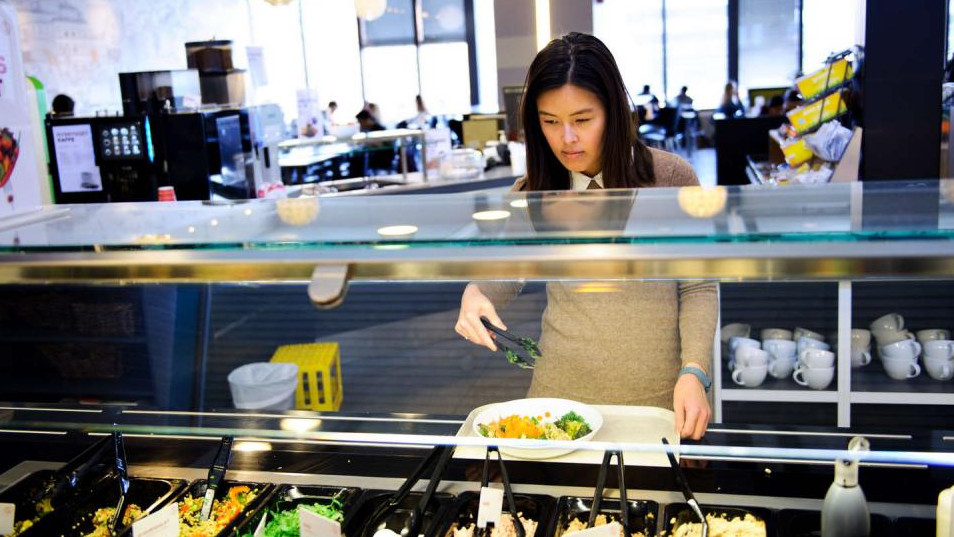
#> input picture pages/blog/cropping-3-python/10-KUL-kulkantinesa-01-SGS.jpg, 954 x 537 px
$ python -i image-cropping.py   (imports and definitions only)
#> lines starting #> are read from the running program, lines starting #| are printed output that depends on the picture
from PIL import Image, ImageOps, ImageDraw
from jinja2 import Template
from io import BytesIO
import random
import itertools
import glob
import cv2
import base64


class BoundingBox:

    """Rectangular bounding box"""

    # [24 lines left out: functions __init__, __repr__, __add__, not called in this run]

    def __radd__(self, other):
        return self

    # [8 lines left out: function __and__, not called in this run]

    def __contains__(self, point):
        return (self.top <= point[0] <= self.bottom and
                self.left <= point[1] <= self.right)

    # [10 lines left out: function __mul__, not called in this run]

    @property
    def width(self):
        return self.right - self.left

    # [4 lines left out: function width, not called in this run]

    @property
    def height(self):
        return self.bottom - self.top

    # [24 lines left out: functions height, diagonal, ratio, size, center, not called in this run]

    @property
    def geometry(self):
        return self.left, self.top, self.right, self.bottom

    # [33 lines left out: functions inside, outside, not called in this run]


class ImageBoundingBox(BoundingBox):

    """Bounding box with absolute pixel values"""

    # [24 lines left out: functions from_relative, to_relative, not called in this run]


class BaseCropEngine:

    def __init__(self, padding=0.6):
        self.bounds = BoundingBox(0, 0, 1, 1) * padding

    # [10 lines left out: function opencv_image, not called in this run]

    def find_features(self, image_file):
        return [self.bounds, self.bounds * 0.5]


class FeatureCropEngine(BaseCropEngine):

    # [43 lines left out: functions __init__, find_features, not called in this run]


class FaceCropEngine(BaseCropEngine):

    cascade_files = '/usr/share/opencv/haarcascades/haarcascade_{}.xml'
    default_classifiers = [
        'frontalface_default', 'profileface']

    # [40 lines left out: functions __init__, find_features, not called in this run]


class HybridEngine(BaseCropEngine):

    # [146 lines left out: functions __init__, find_features, plot_box_on_image, test_box_and_plotting, close_crop, not called in this run]


def image_crops_to_htmldiv(image):
    height = 150
    ratios = 0.5, 1, 2
    widths = (int(height * ratio) for ratio in ratios)
    center = image.features[0].center
    image_id = image.filename
    cropbox = sum(image.features) * 1.2
    crop_thumbs = []
    feature_thumbs = []
    for width in widths:
        shape = (width, height)
        box = close_crop(
            image=image,
            geometry=cropbox.geometry,
            center=center,
            shape=shape,
        )
        thumb = image.crop(
            [int(val) for val in box.geometry]).resize(shape)
        crop_thumbs.append(image_to_html_img(thumb))

    feature_thumb_size = [int(height * .5)] * 2
    imageclone = image.copy()
    image.thumbnail((height * 3, height * 3))
    plot_box_on_image(image, cropbox, color='white',
                      width=2, shape='b', antialias=4)
    plot_box_on_image(image, image.features[
                      0], color='yellow', width=1, shape='+', antialias=4)

    for index, feature in enumerate(image.features):
        box = ImageBoundingBox.from_relative(
            feature, imageclone.width, imageclone.height)
        thumb = imageclone.crop(
            [int(v) for v in box.geometry])
        thumb.thumbnail(feature_thumb_size)
        plot_box_on_image(
            image, feature, shape='o', antialias=4)
        plot_box_on_image(
            thumb, None, shape='+', antialias=4)
        feature_id = '{}-{}'.format(image_id, index)
        feature_thumbs.append(
            image_to_html_img(thumb, _id=feature_id))

    SNIPPET = """
    <div class='group'>
        <div class='thumbs'>
            <div class='crops'>{crops}</div>
            <div class='features'>{features}</div>
        </div>
        <div class='sourceimage'>{sourceimage}</div>
    </div>
    """

    sourceimage = image_to_html_img(image, _id=image_id)
    html = SNIPPET.format(
        crops=''.join(crop_thumbs),
        features=''.join(feature_thumbs),
        sourceimage=sourceimage,
    )
    return html


# [97 lines left out: functions image_to_data_uri, image_crop_html, main, not called in this run]

# [55 lines not run here, left out]

>>> import cv2
>>> picture = cv2.imread('10-KUL-kulkantinesa-01-SGS.jpg', cv2.IMREAD_GRAYSCALE)
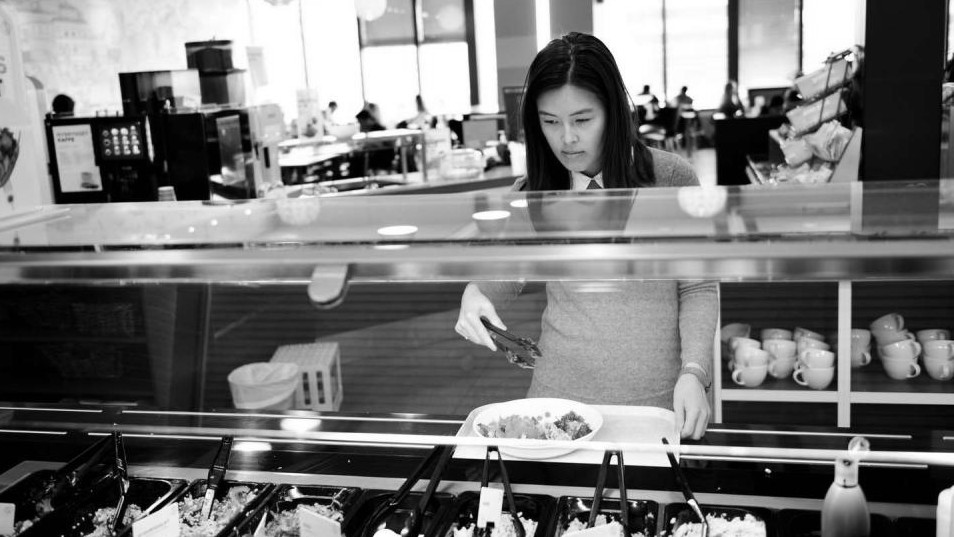
#> picture: shape (537, 954); min 0, max 255, mean 119
#> (the run stopped early here; a loop or call above may not have finished)

$ run again, on pages/blog/cropping-3-python/33-oyeblikket-eksamen-01-hdh.jpg
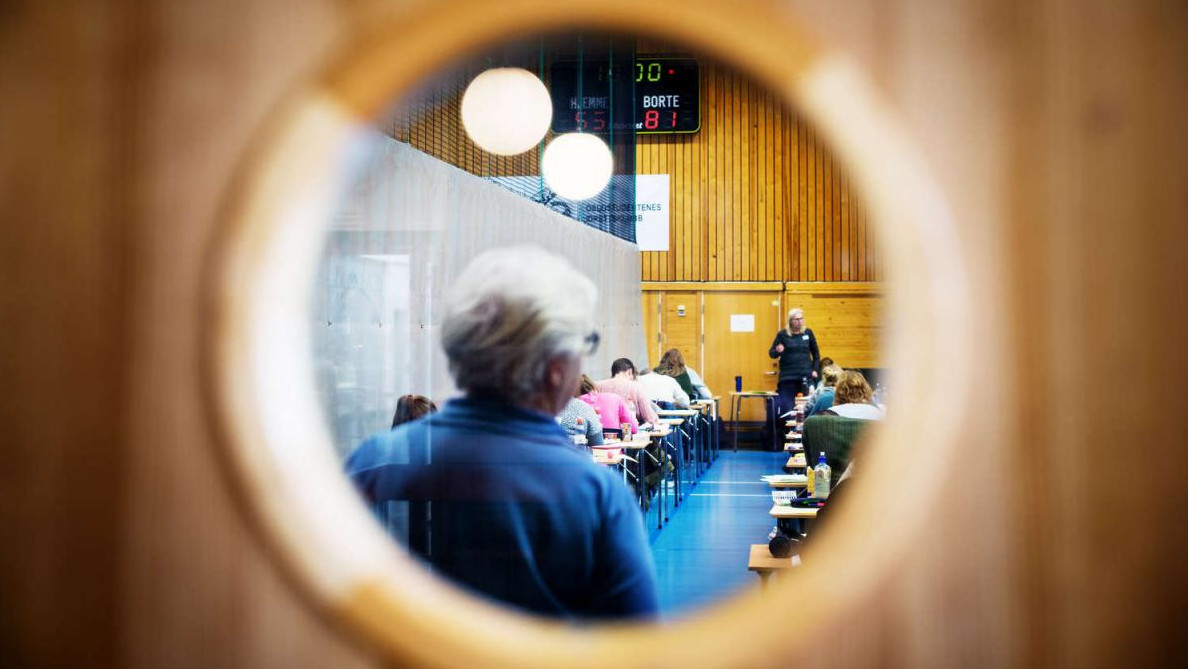
#> input picture pages/blog/cropping-3-python/33-oyeblikket-eksamen-01-hdh.jpg, 1188 x 669 px
#> `picture = cv2.imread('10-KUL-kulkantinesa-01-SGS.jpg', cv2.IMREAD_GRAY..`:
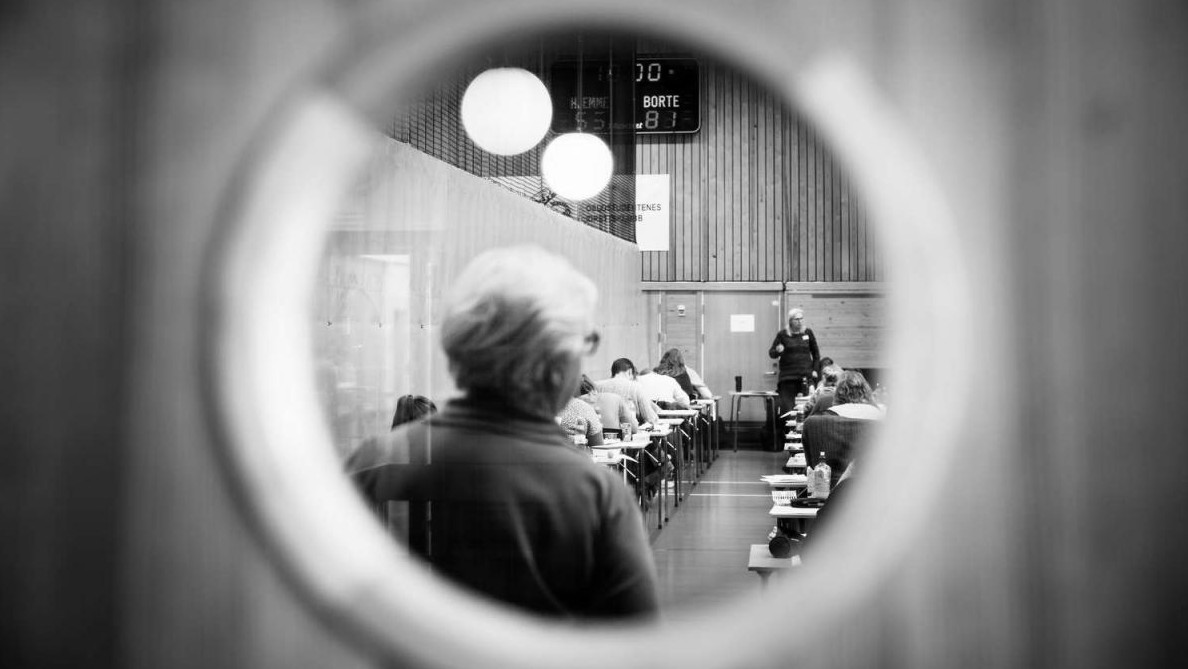
#> picture: shape (669, 1188); min 0, max 255, mean 128.5

$ run again, on pages/blog/cropping-3-python/Gordon-Parks-New-York-1958.jpg
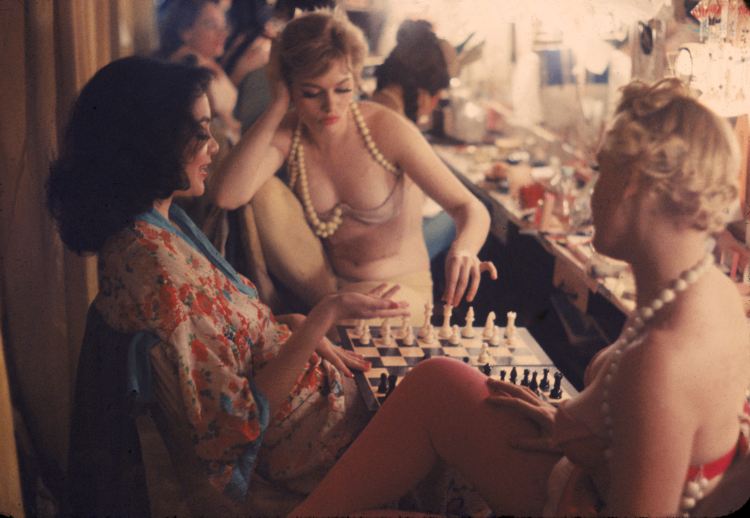
#> input picture pages/blog/cropping-3-python/Gordon-Parks-New-York-1958.jpg, 1500 x 1035 px (shown at 1/2 size)
#> `picture = cv2.imread('10-KUL-kulkantinesa-01-SGS.jpg', cv2.IMREAD_GRAY..`:
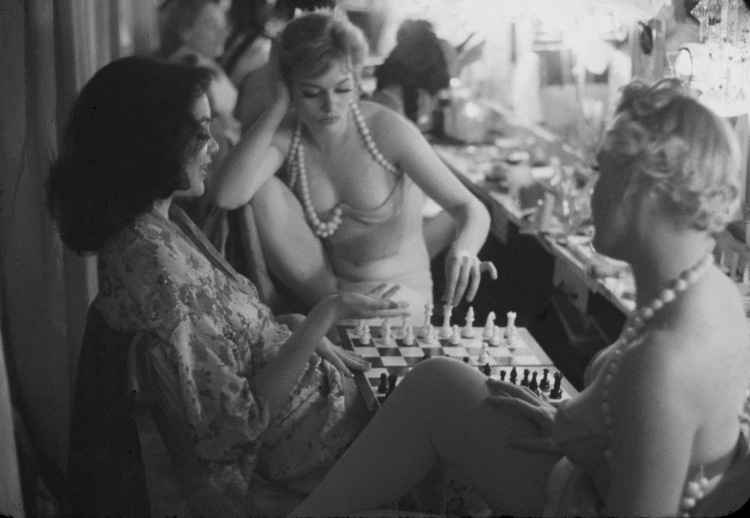
#> picture: shape (1035, 1500) (shown at 1/2 size); min 0, max 233, mean 91.6
